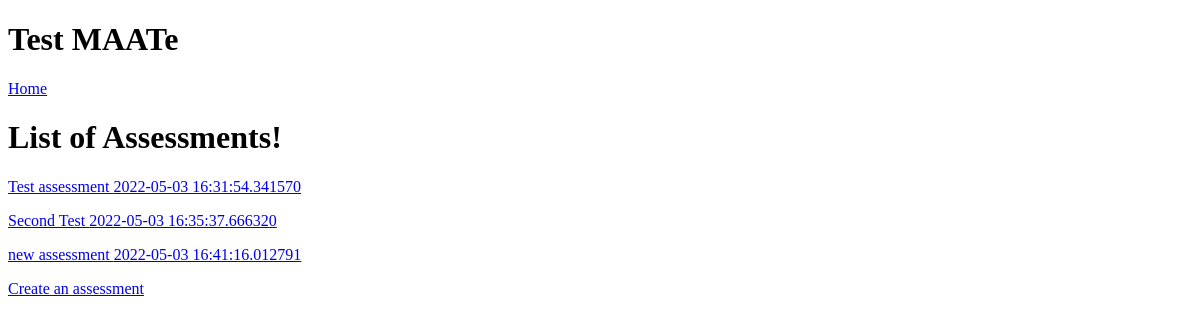
The app's page /main with its own data.
### mainApp/models.py (models this page shows)
class Asessment(db.Model):
    id = db.Column(db.Integer, primary_key=True)
    assessment_title = db.Column(db.Integer,nullable=False)
    assessment_difficulty = db.Column(db.Integer,nullable=False)
    assessment_type = db.Column(db.Integer,nullable=False)
    date_created_on = db.Column(db.DateTime,default=datetime.now)
    questiontypeone = db.relationship('QuestionTypeOne', backref='Assessment', lazy=True, cascade='all, delete-orphan')
    questiontypetwo = db.relationship('QuestionType2', backref='Assessment', lazy=True, cascade='all, delete-orphan')

### mainApp/routes.py (the view)
@app.route("/main",methods=["GET","POST"])
def assessment_main():
    ass = Asessment.query.all()
    return render_template("dash.html",ass=ass)

### mainApp/templates/dash.html
{% extends "layout.html" %}
{% block content %}
<h1>List of Assessments!</h1>
	{% for as in ass %}
	 <p><a href="{{ url_for('assessment_view', id=as.id) }}">{{ as.assessment_title }} {{ as.date_created_on }}</a></p>
	{% endfor %}
	<p><a href="{{ url_for('assessment_create') }}">Create an assessment</a></p>
{% endblock %}

### mainApp/static/style.css (style rules this page uses)
html { margin:0; padding:0; }

### records on screen
Asessment: assessment_title "Test assessment", date_created_on "2022-05-03 16:31:54.341570"
Asessment: assessment_title "Second Test", date_created_on "2022-05-03 16:35:37.666320"
Asessment: assessment_title "new assessment", date_created_on "2022-05-03 16:41:16.012791"
